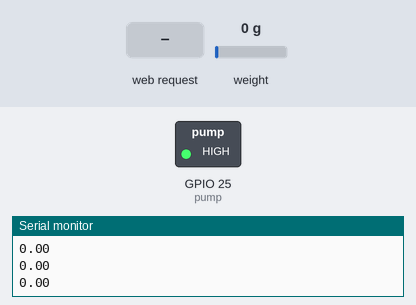
Bench run of a sketch on a simulated ESP32. Parts: switched loads named in the sketch (green lamp = pin HIGH), the last lines printed to the serial monitor. The test bench sets the inputs (shaded band); at power-on: weight on the scale 0 g. EEPROM starts erased.

Above: at 7.0 s.
7.1 s: HTTP request GET /start_test received
At 8.0 s:
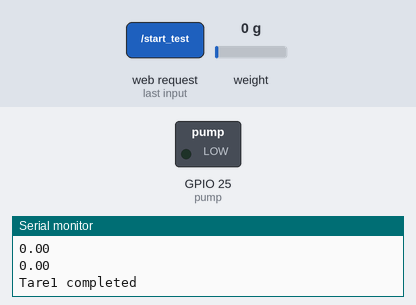
Timing chart, 0 to 19.0 s (numbered marks = the images above; inputs shaded):
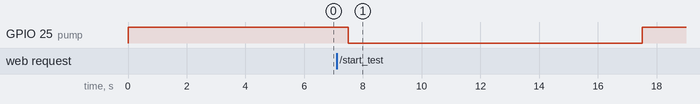

Measured:
- after the input at 7.1 s, GPIO 25 (pump): HIGH → LOW after 0.40 s, → HIGH 10.0 s later

The sketch:

gaz_measure.ino
```cpp
#include <WiFi.h>
#include <EEPROM.h>
#include <HX711_ADC.h>

#define HX711_DATA_PIN  22
#define HX711_CLOCK_PIN 23
#define pump 25

HX711_ADC LoadCell(HX711_DATA_PIN, HX711_CLOCK_PIN);
WiFiServer server(80);

const char *ssid = "esp_gpci";
const char *password = "gpci2025";

char buffer[10];
float calfactor;
float poids;

float act_poids = 0;

void setup() {
  // put your setup code here, to run once:
  WiFi.softAP(ssid, password);

  Serial.begin(57600);
  server.begin();

  Serial.println("ESP32 Access Point started");
  Serial.print("IP Address: ");
  Serial.println(WiFi.softAPIP());

  pinMode(pump, OUTPUT);
  digitalWrite(pump, HIGH);
  start_loadCell();
  delay(2000);
}

void loop() {
  // put your main code here, to run repeatedly:
    WiFiClient client = server.available();
    poids = estab_pound() + act_poids;
//    poids = estab_pound() + (act_poids * 1000);
//    poids = poids/1000;
    Serial.println(poids);
    if (client) {
      String request = client.readStringUntil('\r');
      client.flush();

      if (request.indexOf("GET /poids") != -1) {
          client.println("HTTP/1.1 200 OK");
          client.println("Content-Type: text/plain");
          dtostrf(poids, 6, 1, buffer);
          String pound = String(buffer);
          client.println();
          client.println(pound); // Retourner la valeur de vol_2

      }

      if (request.indexOf("GET /start") != -1) {
          client.println("HTTP/1.1 200 OK");
          client.println("Content-Type: text/plain");
          client.println();
          client.println("Message affiché");
          act_poids = 0;
          tare_1();
      }
      if (estab_pound() > 500){
        act_poids = poids;
        while (estab_pound() > 5){
          digitalWrite(pump, LOW);
        }
        tare_1();
        digitalWrite(pump, HIGH);
      }
      if (request.indexOf("GET /start_test") != -1) {
          client.println("HTTP/1.1 200 OK");
          client.println("Content-Type: text/plain");
          client.println();
          client.println("Message affiché");
          digitalWrite(pump, LOW);
          delay(10000);
          digitalWrite(pump, HIGH);
      }
    }
}

void start_loadCell() {
  LoadCell.begin();
  LoadCell.start(2000);

  EEPROM.get(0, calfactor);
  Serial.println(calfactor);
  LoadCell.setCalFactor(2065.21);
  delay(1000);
  tare_1();
}

float estab_pound(){
  float buffer_arr[30];
  float avgval = 0;

    for (int i = 0; i < 30; i++) {
      LoadCell.update();
      buffer_arr[i] = LoadCell.getData();
    }
  // Tri à bulles
  for (int i = 0; i < 29; i++) {
    for (int j = 0; j < 29 - i; j++) {
      if (buffer_arr[j] > buffer_arr[j + 1]) {
        float temp = buffer_arr[j];
        buffer_arr[j] = buffer_arr[j + 1];
        buffer_arr[j + 1] = temp;
      }
    }
  }

  // Calcul de la moyenne des valeurs médianes
  for (int i = 0; i < 30; i++) {
    avgval += buffer_arr[i];
  }
  float pd = avgval/30;
  if (pd < 0){
    pd = 0;
  }
  return (pd);
}

void tare_1(){
  LoadCell.tare(); // Définir la tare pour LoadCell1
  Serial.println("Tare1 completed");
}
```
